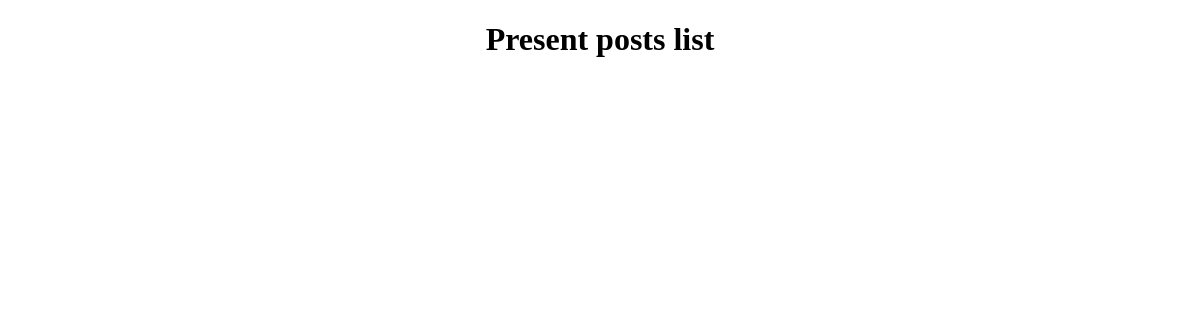
/, run on an earlier commit of the app's database.
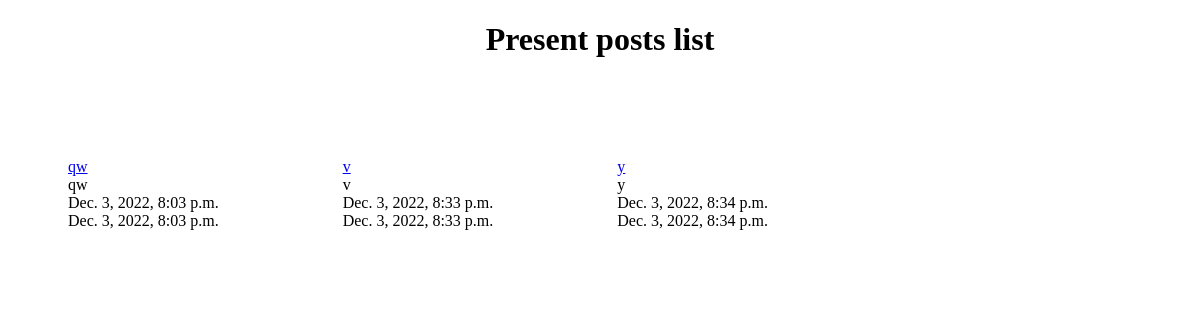
And on a later commit of the database.
### blog/models.py (models this page shows)
class Post(models.Model):
    title = models.CharField(max_length=257, verbose_name='Статья')
    text = models.TextField(verbose_name='Текст')
    create_date = models.DateTimeField(auto_now_add=True, verbose_name='Дата создания')
    publish_date = models.DateTimeField(auto_now_add=True, verbose_name='Дата публикации')
    publish = models.BooleanField(default=False)
    def __str__(self):
        return f"{self.title}"

### blog/views.py (the view)
# urls.py: path('', post_list, name='post_list'),
def post_list(request):
    posts = Post.objects.all().filter(publish=True)
    context = {'items': posts}
    return render(request, 'blog/post_list.html', context)

### blog/templates/blog/post_list.html (shortened to what this page needs)
<!DOCTYPE html>
<html lang="ru">
<head>
</head>
<body>
<h1 align="center">Present posts list</h1>
<br>
{% for post in items %}
<div style="margin: 50px; display: inline-block">
    <div style=" padding: 10px">
        <div><a href="{% url 'post_detail' post_pk=post.pk %}"> {{ post.title }} </a></h3></div>
        <div>{{ post.text }}</div>
        <div>{{ post.create_date }}</div>
        <div>{{ post.publish_date }}</div>
    </div>
</div>
{% endfor %}
</body>
</html>

What changed in the data, as far as the page shows it:
now on this page (row edited): Post: title "qw", text "qw", create_date "Dec. 3, 2022, 8:03 p.m.", publish_date "Dec. 3, 2022, 8:03 p.m."
added Post: title "v", text "v", create_date "Dec. 3, 2022, 8:33 p.m.", publish_date "Dec. 3, 2022, 8:33 p.m."
added Post: title "y", text "y", create_date "Dec. 3, 2022, 8:34 p.m.", publish_date "Dec. 3, 2022, 8:34 p.m."
